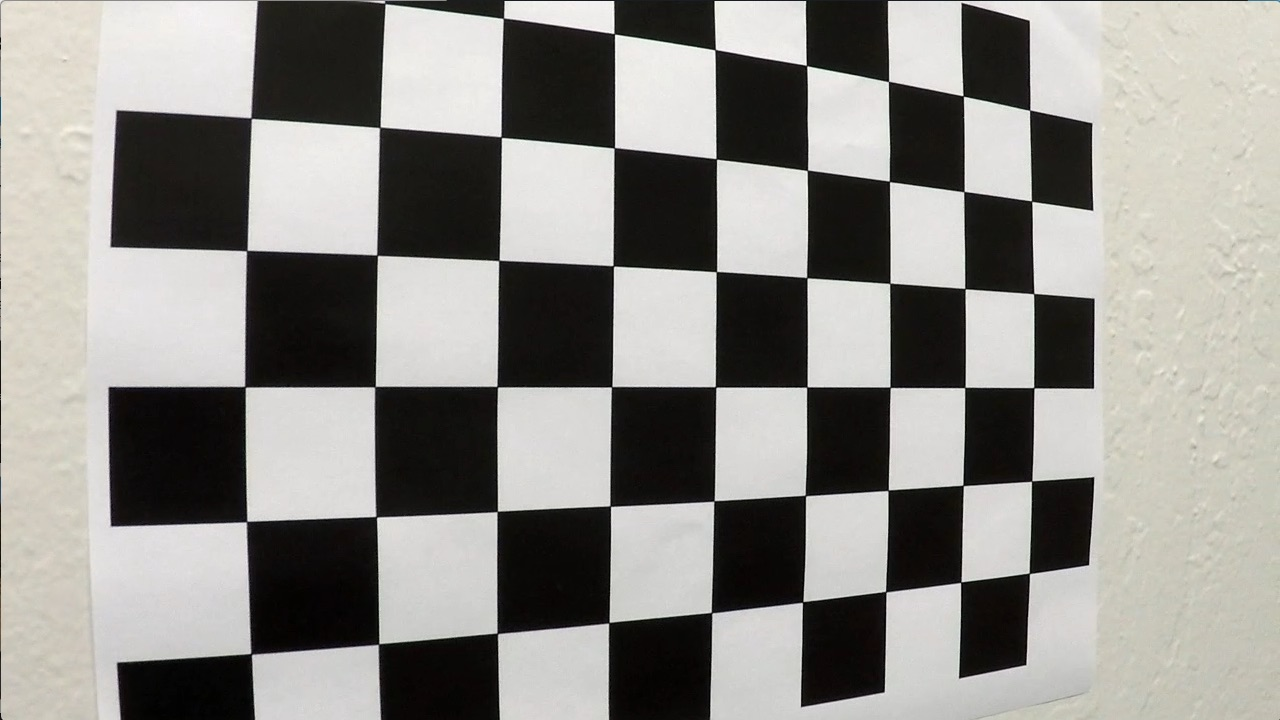
#> input picture camera_cal/calibration5.jpg, 1280 x 720 px, found by its file name
$ jupyter execute --allow-errors 'Advanced Lane Finding.ipynb'   (shell and % lines are left out)   (older library calls are emulated)
#> lines starting #> are read from the running program, lines starting #| are printed output that depends on the picture; after the words box and inside, x2 and y2 are one past the last pixel; in counts of white or black regions, pixels touching at a corner belong together
[cell 1]
import cv2
import numpy as np
import matplotlib.pyplot as plt
import matplotlib.image as mpimg
import numpy as np

[cell 2]
img = mpimg.imread('/home/arnav08/PycharmProjects/Project 4/camera_cal/calibration5.jpg')
#> img is the input picture: shape (720, 1280, 3); mean R, G, B 143.1, 141.5, 137.3
image_shape = img.shape
#> image_shape = (720, 1280, 3)
print(image_shape)
#| (720, 1280, 3)
plt.imshow(img)
plt.show()

[cell 3]
nx = 9
ny = 6
import glob
objpoints = []
imgpoints = []

objp = np.zeros((nx*ny,3), np.float32)
objp[:,:2] = np.mgrid[0:nx,0:ny].T.reshape(-1,2)

fnames = glob.glob("camera_cal/calibration*.jpg")

for fname in fnames:
    img = mpimg.imread(fname)
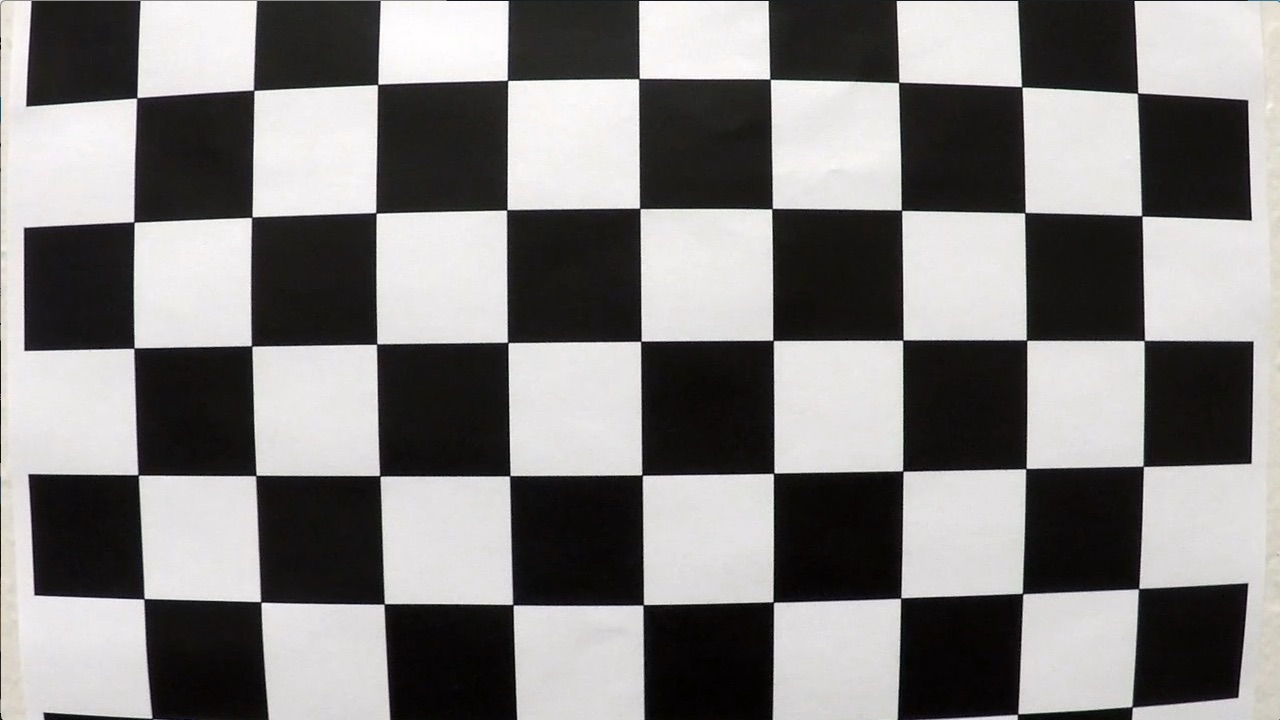
#> input picture camera_cal/calibration1.jpg, 1280 x 720 px
#> img is the input picture: shape (720, 1280, 3); mean R, G, B 130.1, 128.4, 127.8
    gray = cv2.cvtColor(img, cv2.COLOR_RGB2GRAY)
    ret, corners = cv2.findChessboardCorners(gray, (nx,ny), None)
#> ret = False; corners = None
    if ret:
        objpoints.append(objp)
        imgpoints.append(corners)

# use the object and image points to caliberate the camera and compute the camera matrix and distortion coefficients
ret, mtx, dist,rvecs,tvecs = cv2.calibrateCamera(objpoints, imgpoints, image_shape[:2],None,None)

[cell 4]
img = mpimg.imread('camera_cal/calibration1.jpg')

undistorted = cv2.undistort(img, mtx, dist, None, mtx)
cv2.imwrite('/home/arnav08/PycharmProjects/Project 4/udistorted.jpg',undistorted)
f, (ax1, ax2) = plt.subplots(1, 2, figsize=(24, 9))
f.tight_layout()
ax1.imshow(img)
ax1.set_title('Original Image', fontsize=50)
ax2.imshow(undistorted)
ax2.set_title('Undistorted Image', fontsize=50)
plt.subplots_adjust(left=0., right=1, top=0.9, bottom=0.)
plt.show()

[cell 5]
img = mpimg.imread('/home/arnav08/PycharmProjects/Project 4/straight_lines1.jpg')
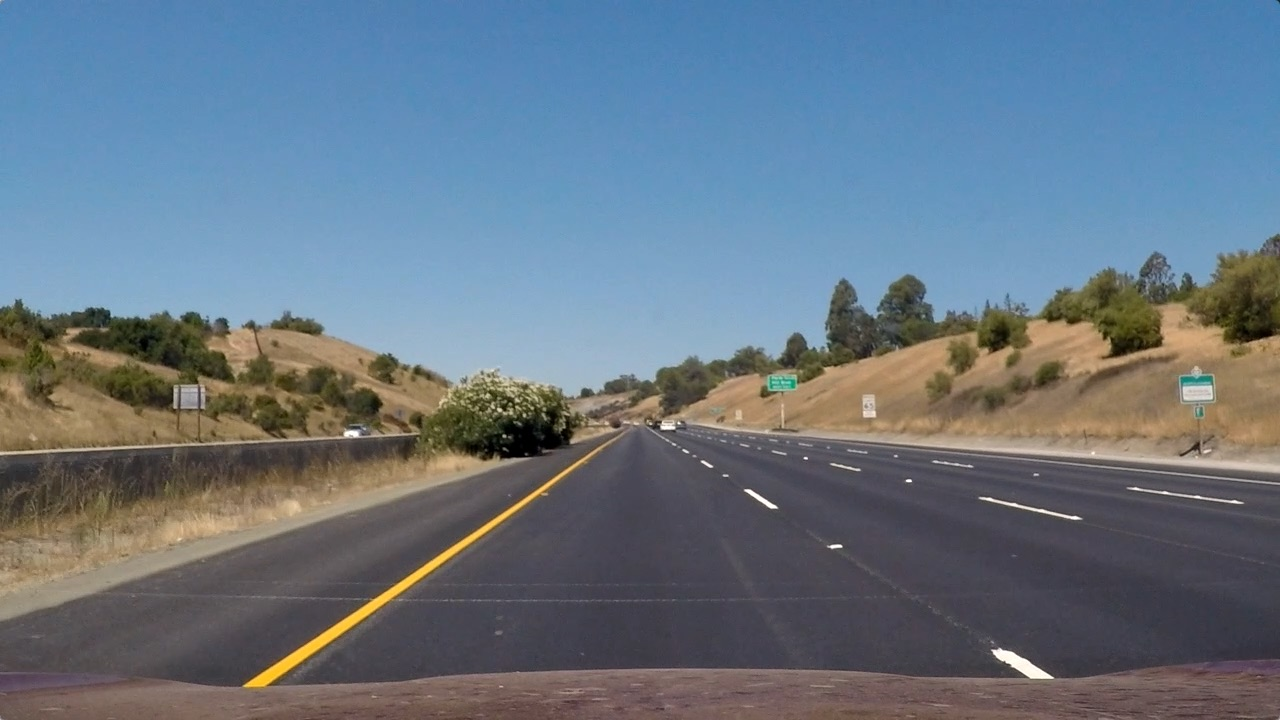
#> input picture straight_lines1.jpg, 1280 x 720 px, found by its file name
#> img is the input picture: shape (720, 1280, 3); mean R, G, B 103.2, 117.7, 131.2
undistorted1= cv2.undistort(img, mtx, dist, None, mtx)
cv2.imwrite('/home/arnav08/PycharmProjects/Project 4/udistorted1.jpg',undistorted1)
f, (ax1, ax2) = plt.subplots(1, 2, figsize=(24, 9))
f.tight_layout()
ax1.imshow(img)
ax1.set_title('Original Image', fontsize=50)
ax2.imshow(undistorted1)
ax2.set_title('Undistorted Image', fontsize=50)
plt.subplots_adjust(left=0., right=1, top=0.9, bottom=0.)
plt.show()

[cell 6]
# Sobel in the x direction

def abs_x_threshold(image, s_thresh=(100,255)):
    gray=cv2.cvtColor(image, cv2.COLOR_RGB2GRAY)
    sobel_x=cv2.Sobel(gray,cv2.CV_64F,1,0)
    abs_sobelx=np.absolute(sobel_x)
    scaled_sobel= np.uint8(255*abs_sobelx/np.max(abs_sobelx))

    binary= np.zeros_like(scaled_sobel)
    binary[(scaled_sobel>s_thresh[0]) & (scaled_sobel<=s_thresh[1])]=1

    return binary

[cell 7]
# Direction Sobel. Not used in the pipeline but inclucded
def dir_sobel(image, thresh=(0.7,1.3)):
    gray = cv2.cvtColor(image, cv2.COLOR_RGB2GRAY)
    sobelx=cv2.Sobel(gray, cv2.CV_64F,1,0)
    sobely = cv2.Sobel(gray, cv2.CV_64F, 0, 1)
    abs_sobel_x = np.absolute(sobelx)
    abs_sobel_y = np.absolute(sobely)
    dirsob = np.arctan2(abs_sobel_y, abs_sobel_x)
    abs_dir = np.absolute(dirsob)
    # 5) Create a binary mask where direction thresholds are met
    binary = np.zeros_like(abs_dir)
    binary[(abs_dir>=thresh[0]) & (abs_dir<=thresh[1])] = 1
    # 6) Return this mask as your binary_output image
    return binary

[cell 8]
# S-channel
def s_channel(image,smin=110, smax=255):
    hls = cv2.cvtColor(image, cv2.COLOR_RGB2HLS)
    s = hls[:, :, 2]
    binary=np.zeros_like(s)
    binary[(s>=smin) & (s<=smax)]=1
    return binary

[cell 9]
# V -channel
def v_channel(image,vmin=45, vmax=255):
    hsv = cv2.cvtColor(image, cv2.COLOR_RGB2HSV)
    v = hsv[:, :, 2]
    binary=np.zeros_like(v)
    binary[(v>=vmin) & (v<=vmax)]=1
    return binary

[cell 10]
#L-channel

def l_channel(image,lmin=80, lmax=255):
    hls = cv2.cvtColor(image, cv2.COLOR_RGB2HLS)
    l = hls[:, :, 1]
    binary=np.zeros_like(l)
    binary[(l>=lmin) & (l<=lmax)]==1
    return binary

[cell 11]
# Red green channel
def red_green_channel(image):
    R = image[:, :, 0]
    G = image[:, :, 1]
    binary=np.zeros_like(R)
    binary[(R > 130) & (G > 130)]=1
    return binary

[cell 12]
# Perspective Transform. Return a warped image

def warp(img):
    img_size = (img.shape[1], img.shape[0])
    # [12 lines of commented-out code are left out]
    src = np.array([[220,720], [1110, 720], [722, 470], [570, 470]], np.float32)
    dst = np.array([[320,720], [920, 720], [920, 1], [320, 1]], np.float32)
    M = cv2.getPerspectiveTransform(src,dst)
    M_inv = cv2.getPerspectiveTransform(dst,src)
    warped = cv2.warpPerspective(img, M, img_size, flags=cv2.INTER_LINEAR)
    return warped

[cell 13]
# Function which returns a binary pespective transform image

def process_image(image):
    undistorted = cv2.undistort(image,mtx, dist, None, mtx)
    sx_binary = abs_x_threshold(undistorted)
    dir_binary=dir_sobel(undistorted)
    s_binary=s_channel(undistorted)
    l_binary= l_channel(undistorted)
    v_binary=v_channel(undistorted)
    rg_binary= red_green_channel(undistorted)
    combined=np.zeros_like(dir_binary)
    #combined[((sx_binary==1) & (dir_binary==1))]=1
    combined[((sx_binary==1))]=1
    s_v=np.zeros_like(v_binary)
    s_v[((l_binary==1) | (v_binary==1))]=1
    lv_s=np.zeros_like(v_binary)
    lv_s[((s_v==1) & (s_binary==1))]=1
    combined_binary=np.zeros_like(rg_binary)
    combined_binary[((lv_s==1) | (combined==1))]=1
    return combined_binary

[cell 14]
# Visuliazation of Perspective transform and thresholding
def visualize(image):
    warped=warp(image)
    binary_warped=process_image(warped)
    return binary_warped

[cell 15]
#Visualizastion of a test image

image=mpimg.imread('/home/arnav08/PycharmProjects/Project 4/straight_lines1.jpg')
undistorted = cv2.undistort(image, mtx, dist, None, mtx)
plt.imshow(undistorted)
plt.title('Undistorted Image')
plt.show()
warped_image=warp(undistorted)
plt.imshow(warped_image)
plt.title('Perspective Transform')
plt.show()
binary_warped=visualize(image)
#> in process_image, `sx_binary = abs_x_threshold(undistorted)`: sx_binary: shape (720, 1280); values 0 (black) and 1 (white), 0.09% white in thin lines or dots, all inside (x1, y1, x2, y2) = (294, 238, 976, 720)
#> in process_image, `dir_binary=dir_sobel(undistorted)`: dir_binary: shape (720, 1280) float64; values 0 (black) and 1 (white), 31.4% white in thin lines or dots
#> in s_channel, `hls = cv2.cvtColor(image, cv2.COLOR_RGB2HLS)`: hls: shape (720, 1280, 3); mean of channels 0, 1, 2 120.7, 84.7, 20.7
#> in process_image, `s_binary=s_channel(undistorted)`: s_binary: shape (720, 1280); values 0 (black) and 1 (white), 2.4% white; 15 white regions (7 under 20 px), largest, box (x1, y1, x2, y2) and area: (277, 0, 330, 710) 19520, (923, 229, 941, 361) 1613, (947, 703, 972, 720) 315
#> in process_image, `l_binary= l_channel(undistorted)`: l_binary: shape (720, 1280); every value is 0
#> in v_channel, `hsv = cv2.cvtColor(image, cv2.COLOR_RGB2HSV)`: hsv: shape (720, 1280, 3); mean H, S, V 120.7, 33.4, 91.3
#> in process_image, `v_binary=v_channel(undistorted)`: v_binary: shape (720, 1280); values 0 (black) and 1 (white), 100% white; 1 black region, box (x1, y1, x2, y2) and area: (0, 711, 49, 720) 255
#> in process_image, `rg_binary= red_green_channel(undistorted)`: rg_binary: shape (720, 1280); values 0 (black) and 1 (white), 2.5% white; 15 white regions (10 under 20 px), largest, box (x1, y1, x2, y2) and area: (274, 0, 345, 709) 16704, (916, 214, 949, 371) 4353, (928, 9, 968, 60) 1154, (944, 701, 974, 720) 462, (925, 521, 958, 535) 307
#> in visualize, `binary_warped=process_image(warped)`: binary_warped: shape (720, 1280); values 0 (black) and 1 (white), 2.4% white; 32 white regions (22 under 20 px), largest, box (x1, y1, x2, y2) and area: (277, 0, 330, 710) 19526, (923, 229, 941, 361) 1613, (943, 701, 976, 720) 435
plt.imshow(binary_warped,cmap='gray')
plt.title('Binary Warped Image')
plt.show()

[cell 16]
# Histogram Plot and Sliding Window Search

histogram = np.sum(binary_warped[binary_warped.shape[0]//2:,:], axis=0)
plt.plot(histogram)
plt.ylabel('Counts')
plt.xlabel('Pixel Position')
plt.title('Histogram Plot')
plt.show()
#> figure, not shown here; curve peaks at x = 303, y = 350

midpoint=np.int(histogram.shape[0]/2)
#> midpoint = 640
leftx_base= np.argmax(histogram[:midpoint])
rightx_base=np.argmax(histogram[midpoint:])+midpoint
out_img=np.dstack((binary_warped,binary_warped,binary_warped))*255

non_zeros=binary_warped.nonzero()
non_zeros_y=non_zeros[0]
non_zeros_x=non_zeros[1]

leftx_current=leftx_base
rightx_current=rightx_base

left_lane_inds = []
right_lane_inds = []

min_pix=50

num_windows=20
window_height= np.int(binary_warped.shape[0]/num_windows)
#> window_height = 36
window_half_width=100

for window in range(num_windows):
    y_min=binary_warped.shape[0]- (window+1)*window_height
    y_max=binary_warped.shape[0]- (window*window_height)
    xleft_min = leftx_current - window_half_width
    xleft_max=leftx_current + window_half_width
    xright_min=rightx_current - window_half_width
    xright_max=rightx_current + window_half_width

    cv2.rectangle(out_img,(xleft_max,y_max),(xleft_min,y_min),(0,255,0),2)
    cv2.rectangle(out_img,(xright_max,y_max),(xright_min,y_min),(0,255,0),2)

    good_left_inds=((non_zeros_y>=y_min) & (non_zeros_y<=y_max) & (non_zeros_x>=xleft_min) &
                    (non_zeros_x<=xleft_max)).nonzero()[0]
    good_right_inds=((non_zeros_y>=y_min) & (non_zeros_y<=y_max) & (non_zeros_x>=xright_min) &
                    (non_zeros_x<=xright_max)).nonzero()[0]


    left_lane_inds.append(good_left_inds)
    right_lane_inds.append(good_right_inds)

    if len(good_left_inds)>min_pix:
        leftx_current=np.int(np.mean(non_zeros_x[good_left_inds]))
    if len(good_right_inds)>min_pix:
        rightx_current=np.int(np.mean(non_zeros_x[good_right_inds]))
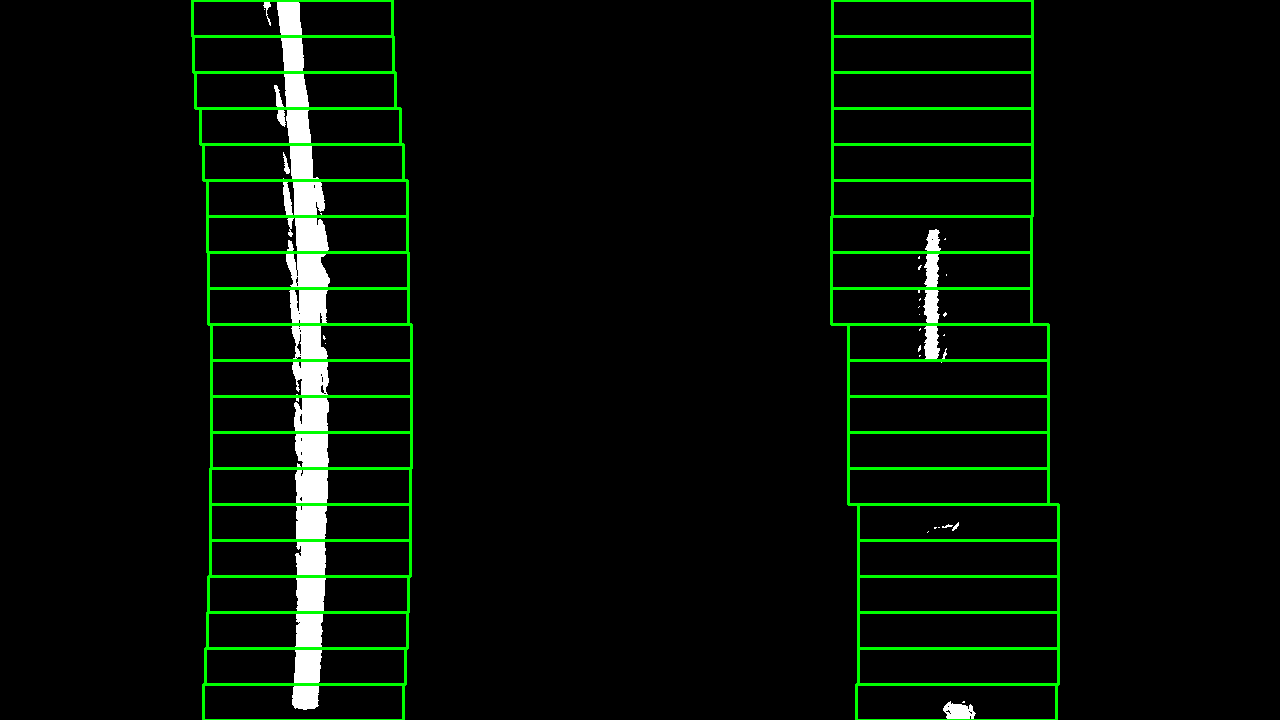
#> out_img: shape (720, 1280, 3); mean of channels 0, 1, 2 5.7, 14.7, 5.7; drawn as R, G, B


left_lane_inds = np.concatenate(left_lane_inds)
right_lane_inds = np.concatenate(right_lane_inds)
leftx = non_zeros_x[left_lane_inds]
lefty = non_zeros_y[left_lane_inds]
rightx = non_zeros_x[right_lane_inds]
righty = non_zeros_y[right_lane_inds]

left_fit = np.polyfit(lefty, leftx, 2)
right_fit = np.polyfit(righty, rightx, 2)

[cell 17]
# Visualization of sliding window search
ploty = np.linspace(0, binary_warped.shape[0]-1, binary_warped.shape[0] )
#> ploty = 720 values from 0 to 719
left_fitx = left_fit[0]*ploty**2 + left_fit[1]*ploty + left_fit[2]
right_fitx = right_fit[0]*ploty**2 + right_fit[1]*ploty + right_fit[2]
out_img[non_zeros_y[left_lane_inds], non_zeros_x[left_lane_inds]] = [255, 0, 0]
out_img[non_zeros_y[right_lane_inds], non_zeros_x[right_lane_inds]] = [0, 0, 255]
plt.imshow(out_img)
plt.plot(left_fitx, ploty, color='yellow')
plt.plot(right_fitx, ploty, color='yellow')
plt.xlim(0, 1280)
plt.ylim(720, 0)
plt.show()

[cell 18]
# Assume you now have a new warped binary image
# from the next frame of video (also called "binary_warped")
# It's now much easier to find line pixels!
nonzero = binary_warped.nonzero()
nonzeroy = np.array(nonzero[0])
nonzerox = np.array(nonzero[1])
margin = 100
left_lane_inds = ((nonzerox > (left_fit[0]*(nonzeroy**2) + left_fit[1]*nonzeroy +
left_fit[2] - margin)) & (nonzerox < (left_fit[0]*(nonzeroy**2) +
left_fit[1]*nonzeroy + left_fit[2] + margin)))

right_lane_inds = ((nonzerox > (right_fit[0]*(nonzeroy**2) + right_fit[1]*nonzeroy +
right_fit[2] - margin)) & (nonzerox < (right_fit[0]*(nonzeroy**2) +
right_fit[1]*nonzeroy + right_fit[2] + margin)))

# Again, extract left and right line pixel positions
leftx = nonzerox[left_lane_inds]
lefty = nonzeroy[left_lane_inds]
rightx = nonzerox[right_lane_inds]
righty = nonzeroy[right_lane_inds]
# Fit a second order polynomial to each
left_fit = np.polyfit(lefty, leftx, 2)
right_fit = np.polyfit(righty, rightx, 2)
# Generate x and y values for plotting
left_fitx = left_fit[0]*ploty**2 + left_fit[1]*ploty + left_fit[2]
right_fitx = right_fit[0]*ploty**2 + right_fit[1]*ploty + right_fit[2]

[cell 19]
# Create an image to draw on and an image to show the selection window
out_img = np.dstack((binary_warped, binary_warped, binary_warped))*255
window_img = np.zeros_like(out_img)
# Color in left and right line pixels
out_img[nonzeroy[left_lane_inds], nonzerox[left_lane_inds]] = [255, 0, 0]
out_img[nonzeroy[right_lane_inds], nonzerox[right_lane_inds]] = [0, 0, 255]

# Generate a polygon to illustrate the search window area
# And recast the x and y points into usable format for cv2.fillPoly()
left_line_window1 = np.array([np.transpose(np.vstack([left_fitx-margin, ploty]))])
left_line_window2 = np.array([np.flipud(np.transpose(np.vstack([left_fitx+margin,
                              ploty])))])
left_line_pts = np.hstack((left_line_window1, left_line_window2))
right_line_window1 = np.array([np.transpose(np.vstack([right_fitx-margin, ploty]))])
right_line_window2 = np.array([np.flipud(np.transpose(np.vstack([right_fitx+margin,
                              ploty])))])
right_line_pts = np.hstack((right_line_window1, right_line_window2))

# Draw the lane onto the warped blank image
cv2.fillPoly(window_img, np.int_([left_line_pts]), (0,255, 0))
cv2.fillPoly(window_img, np.int_([right_line_pts]), (0,255, 0))
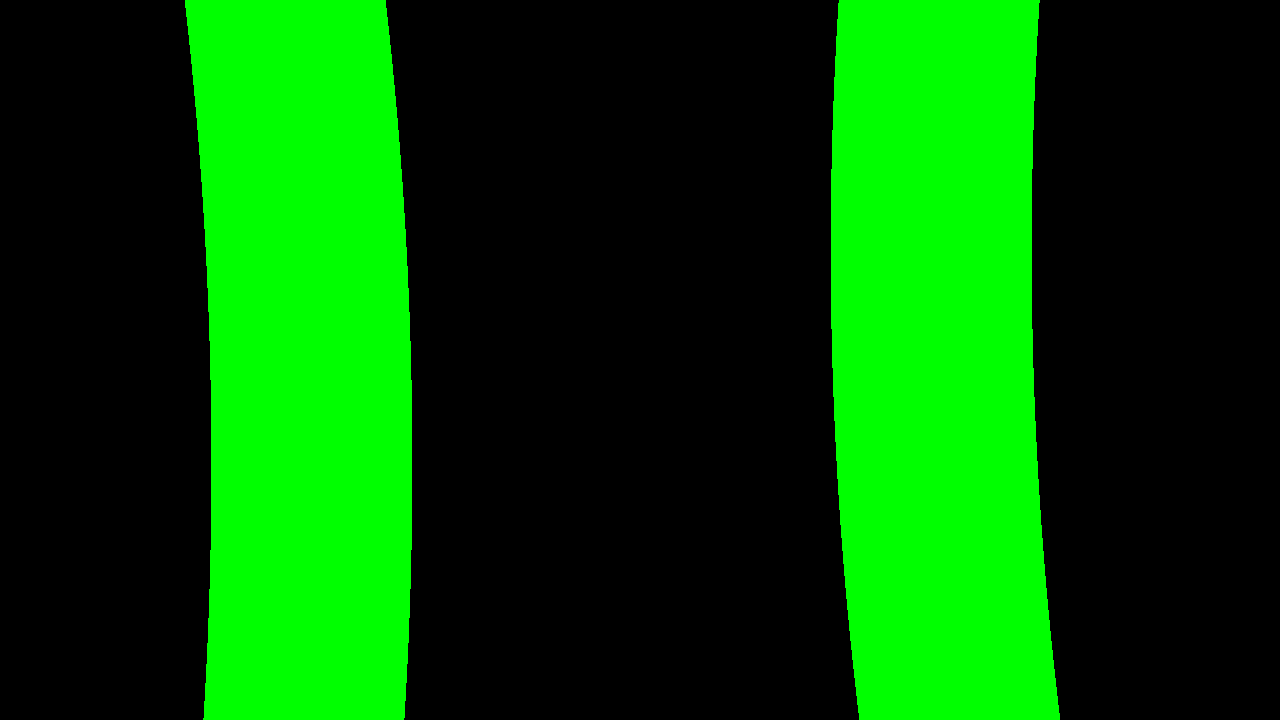
#> window_img: shape (720, 1280, 3); mean of channels 0, 1, 2 0, 80.1, 0; drawn as R, G, B
result = cv2.addWeighted(out_img, 1, window_img, 0.3, 0)
plt.imshow(result)
plt.plot(left_fitx, ploty, color='yellow')
plt.plot(right_fitx, ploty, color='yellow')
plt.xlim(0, 1280)
plt.ylim(720, 0)
plt.show()
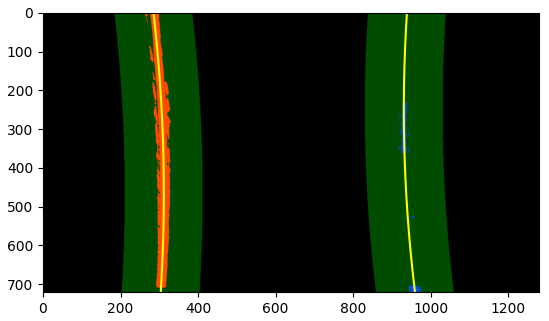
#> figure drawn by matplotlib, 1 panel

[cell 20]
# Define conversions in x and y from pixels space to meters
ym_per_pix = 30/720 # meters per pixel in y dimension
xm_per_pix = 3.7/700 # meters per pixel in x dimension

# Fit new polynomials to x,y in world space
left_fit_cr = np.polyfit(lefty*ym_per_pix, leftx*xm_per_pix, 2)
right_fit_cr = np.polyfit(righty*ym_per_pix, rightx*xm_per_pix, 2)
y_eval = np.max(ploty)
#> y_eval = 719
# Calculate the new radii of curvature
left_curverad = ((1 + (2*left_fit_cr[0]*y_eval*ym_per_pix + left_fit_cr[1])**2)**1.5) / np.absolute(2*left_fit_cr[0])
right_curverad = ((1 + (2*right_fit_cr[0]*y_eval*ym_per_pix + right_fit_cr[1])**2)**1.5) / np.absolute(2*right_fit_cr[0])
# Now our radius of curvature is in meters
print(left_curverad, 'm', right_curverad, 'm')
# Example values: 632.1 m    626.2 m
